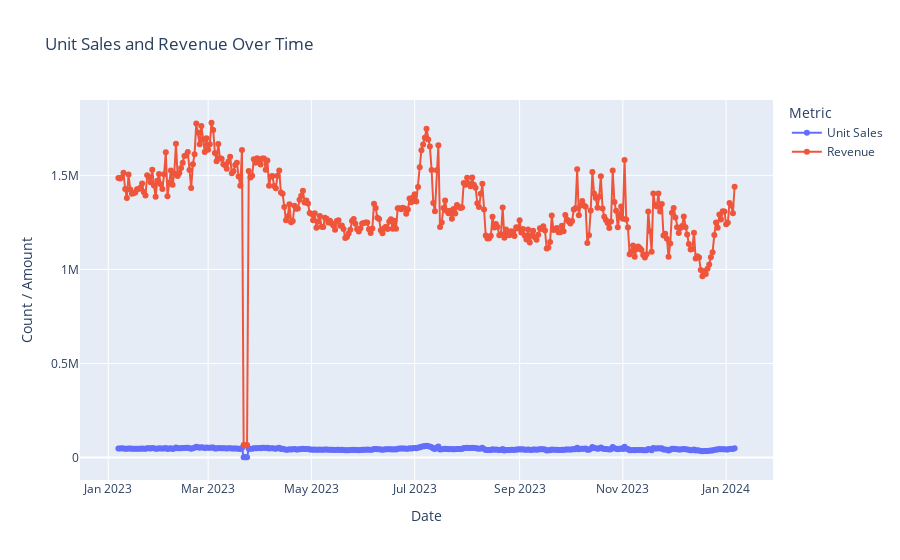

Notebook source saved alongside this figure:
### Markdown cell above
Segment Trends. aggregated daily data for all segment products. There is a huge dip in march that should probably be investigated. 

Volume is very steady overall, however, overall revenue over the year has trended down. Perhaps food is being sourced less overall on amazon.

### Code cell
# Load the data
data = pd.read_excel('../Customer_Success_Engineer_-_Project_Data.xlsx', sheet_name='Segment Trends', header=1)

# Make sure the 'Date' column is in datetime format
data['Date'] = pd.to_datetime(data['Date'])

# Initialize a figure
fig = go.Figure()

# Add traces for unit sales and revenue
fig.add_trace(go.Scatter(x=data['Date'], y=data['Unit Sales'], mode='lines+markers', name='Unit Sales'))
fig.add_trace(go.Scatter(x=data['Date'], y=data['Revenue'], mode='lines+markers', name='Revenue'))

# Customize the layout
fig.update_layout(
    title='Unit Sales and Revenue Over Time',
    xaxis_title='Date',
    yaxis_title='Count / Amount',
    legend_title='Metric'
)

# Show the plot
fig.show()

### Figure 1 — Plotly figure (JSON) as saved in the notebook; plotly's stock layout.template omitted (floating-point values rounded to 4 significant figures; data arrays with more than 128 entries replaced by an {"elided": "..."} marker saying what was removed)
{"data": [{"mode": "lines+markers", "name": "Unit Sales", "type": "scatter", "x": {"elided": "365 str values"}, "y": {"elided": "365 float values"}}, {"mode": "lines+markers", "name": "Revenue", "type": "scatter", "x": {"elided": "365 str values"}, "y": {"elided": "365 float values"}}], "layout": {"legend": {"title": {"text": "Metric"}}, "title": {"text": "Unit Sales and Revenue Over Time"}, "xaxis": {"title": {"text": "Date"}}, "yaxis": {"title": {"text": "Count / Amount"}}}}
